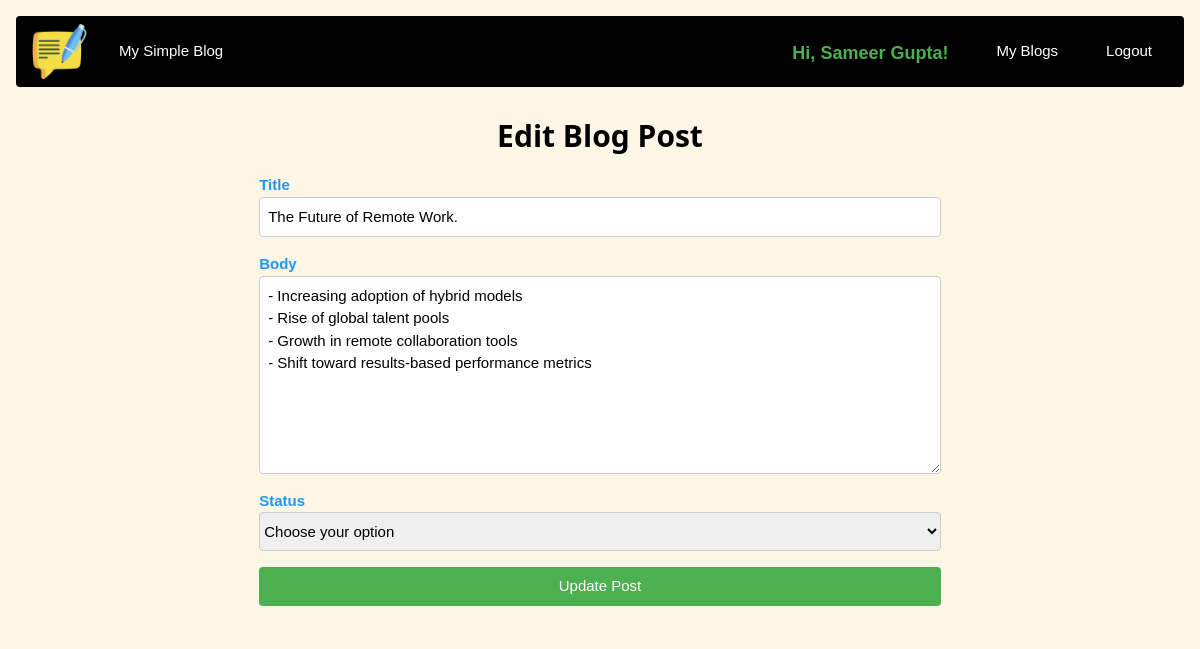
The page /blog/edit/1 (signed in) on the database its author committed.
### src/models.py (models this page shows, shortened)
class User(db.Model, UserMixin):
    __tablename__ = "users"
    id = db.Column(db.Integer, primary_key=True)
    fullname = db.Column(db.String(120), nullable=False)
    email_id = db.Column(db.String(180), unique=True, nullable=False)
    password = db.Column(db.String(255), nullable=False)
    role = db.Column(SqlEnum(UserRole), default=UserRole.user, nullable=False)
    is_active = db.Column(db.Boolean, default=True, nullable=False)
    created_at = db.Column(db.DateTime, default=db.func.current_timestamp())
    updated_at = db.Column(
        db.DateTime,
        default=db.func.current_timestamp(),
        onupdate=db.func.current_timestamp(),
    )
    blogs = db.relationship("Blog", backref="author", lazy=True)

class Blog(db.Model):
    __tablename__ = "blogs"
    id = db.Column(db.Integer, primary_key=True)
    title = db.Column(db.String(300), nullable=False)
    body = db.Column(db.Text, nullable=False)
    status = db.Column(SqlEnum(BlogStatus), default=BlogStatus.draft, nullable=False)
    is_active = db.Column(db.Boolean, default=True, nullable=False)
    created_at = db.Column(db.DateTime, default=db.func.current_timestamp())
    updated_at = db.Column(
        db.DateTime,
        default=db.func.current_timestamp(),
        onupdate=db.func.current_timestamp(),
    )
    created_by = db.Column(db.Integer, db.ForeignKey("users.id"), nullable=False)

### src/routes.py (the view, shortened to what this page needs)
@main.route("/blog/edit/<int:bid>", methods=["GET", "POST"])
@login_required
def edit_blog(bid):
    post = Blog.query.get_or_404(bid)
    if current_user.id != post.created_by:
        flash("Unauthorized action! You cannot access someone else's post.", "Error")
        return redirect(request.referrer or url_for("main.blog"))
    form = BlogForm(obj=post)
    return render_template("edit-blog.html", form=form, post=post)

### src/forms.py
class BlogForm(FlaskForm):
    title = StringField("Title", validators=[DataRequired(), Length(max=300)])
    body = TextAreaField("Body", validators=[DataRequired()])
    status = SelectField(
        "Status",
        choices=[(status.value, status.name.upper()) for status in BlogStatus],
        default="draft",
        validators=[DataRequired()],
    )
    submit = SubmitField("Create Blog")

### src/routes.py (called while the page is built)
@login_manager.user_loader
def load_user(user_id):
    return User.query.get(int(user_id))

### templates/edit-blog.html (shortened to what this page needs)
{% extends "layout.html" %}
{% block body %}
{% include "navigation.html"%}
<div class="w3-container">
    <h2 class="w3-center w3-bold">Edit Blog Post</h2>
    <form class="w3-section" method="POST" novalidate style="width: 60%; margin: auto;">
        <div class="w3-section">
            <div class="w3-text-blue w3-bold">{{ form.title.label }}</div>
            {{ form.title(placeholder="Post Title", class="w3-input w3-border w3-round", type="text") }}
        </div>
        <div class="w3-section">
            <div class="w3-text-blue w3-bold">{{ form.body.label }}</div>
            {{ form.body(placeholder="Write your post here...", rows=8, class="w3-input w3-border w3-round") }}
        </div>
        <div class="w3-section">
            <label class="w3-text-blue w3-bold" for="status">{{ form.status.label }}</label>
            <select id="status" name="status" class="w3-select w3-border w3-round" required>
                <option value="" selected disabled>Choose your option</option>
            </select>
        </div>
        <div class="w3-section">
            {{ form.submit(class="w3-button w3-green w3-margin-top w3-round w3-block", value="Update Post") }}
        </div>
    </form>
</div>
{% endblock %}

### templates/navigation.html (shortened to what this page needs)
<div class="w3-bar w3-black w3-section w3-round">
    <span class="w3-bar-item">
        <img src="{{ url_for('static', filename='img/blogging.png') }}" alt="logo" height="55" width="55">
    </span>
    <a href="{{ url_for('main.index') }}"
       class="w3-bar-item w3-button w3-hover-none w3-hover-text-green w3-border-black w3-bottombar w3-hover-border-green w3-margin-top">
        My Simple Blog
    </a>
    {% if current_user.is_authenticated %}
    <a href="{{ url_for('main.logout') }}"
       class="w3-bar-item w3-button w3-hover-none w3-hover-text-green w3-border-black w3-bottombar w3-hover-border-green w3-right w3-margin-top w3-margin-right">
        Logout
    </a>
    <a href="{{ url_for('main.blog') }}"
       class="w3-bar-item w3-button w3-hover-none w3-hover-text-green w3-border-black w3-bottombar w3-hover-border-green w3-right w3-margin-top w3-margin-right">
        My Blogs
    </a>
    <span class="w3-bar-item w3-margin-top w3-bold w3-large w3-text-green w3-right w3-margin-right">Hi, {{ current_user.fullname }}!</span>
    {% endif %}
</div>

### static/css/style.css (style rules this page uses)
html { box-sizing: border-box }
*, *:before, *:after { box-sizing: inherit }
html { -ms-text-size-adjust: 100%; -webkit-text-size-adjust: 100% }
body { margin: 0 }
a { background-color: transparent }
img { border-style: none }
button, input, select, textarea, optgroup { font: inherit; margin: 0 }
button, input { overflow: visible }
button, select { text-transform: none }
button, [type=button], [type=reset], [type=submit] { -webkit-appearance: button }
textarea { overflow: auto }
html, body { font-family: Verdana, sans-serif; font-size: 15px; line-height: 1.5 }
html { overflow-x: hidden }
h2 { font-size: 30px }
h1, h2, h3, h4, h5, h6 { font-family: "Segoe UI", Arial, sans-serif; font-weight: 400; margin: 10px 0 }
img { vertical-align: middle }
a { color: inherit }
.w3-btn, .w3-button { border: none; display: inline-block; padding: 8px 16px; vertical-align: middle; overflow: hidden; text-decoration: none; color: inherit; background-color: inherit; text-align: center; cursor: pointer; white-space: nowrap }
.w3-btn, .w3-button { -webkit-touch-callout: none; -webkit-user-select: none; -khtml-user-select: none; -moz-user-select: none; -ms-user-select: none; user-select: none }
.w3-input { padding: 8px; display: block; border: none; border-bottom: 1px solid #ccc; width: 100% }
.w3-select { padding: 9px 0; width: 100%; border: none; border-bottom: 1px solid #ccc }
.w3-bar { width: 100%; overflow: hidden }
.w3-bar .w3-bar-item { padding: 8px 16px; float: left; width: auto; border: none; display: block; outline: 0 }
.w3-bar .w3-button { white-space: normal }
.w3-block { display: block; width: 100% }
.w3-container:after, .w3-container:before, .w3-panel:after, .w3-panel:before, .w3-row:after, .w3-row:before, .w3-row-padding:after, .w3-row-padding:before, .w3-cell-row:before, .w3-cell-row:after, .w3-clear:after, .w3-clear:before, .w3-bar:before, .w3-bar:after { content: ""; display: table; clear: both }
.w3-round, .w3-round-medium { border-radius: 4px }
.w3-container, .w3-panel { padding: 0.01em 16px }
.w3-text-bold, .w3-bold { font-weight: bold }
.w3-large { font-size: 18px !important }
.w3-center { text-align: center !important }
.w3-border { border: 1px solid #ccc !important }
.w3-bottombar { border-bottom: 6px solid #ccc !important }
.w3-section, .w3-code { margin-top: 16px !important; margin-bottom: 16px !important }
.w3-margin-top { margin-top: 16px !important }
.w3-margin-right { margin-right: 16px !important }
.w3-right { float: right !important }
.w3-green, .w3-hover-green:hover { color: #fff !important; background-color: #4CAF50 !important }
.w3-sand, .w3-hover-sand:hover { color: #000 !important; background-color: #fdf5e6 !important }
.w3-black, .w3-hover-black:hover { color: #fff !important; background-color: #000 !important }
.w3-text-blue, .w3-hover-text-blue:hover { color: #2196F3 !important }
.w3-text-green, .w3-hover-text-green:hover { color: #4CAF50 !important }
.w3-border-black, .w3-hover-border-black:hover { border-color: #000 !important }

### rows shown on the page
User: fullname "Sameer Gupta"
Blog: title "The Future of Remote Work.", body "- Increasing adoption of hybrid models - Rise of global talent pools - Growth in remote collaboration tools - Shift toward results-based performance metrics"
